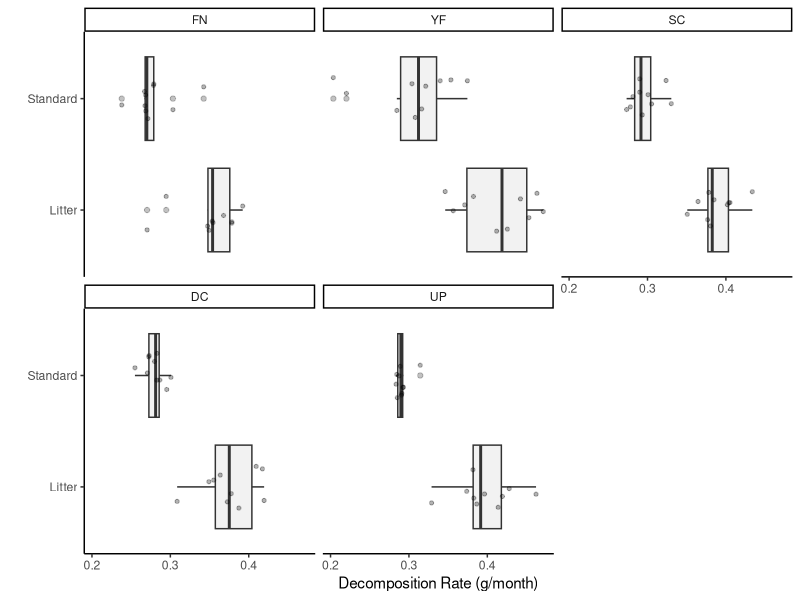
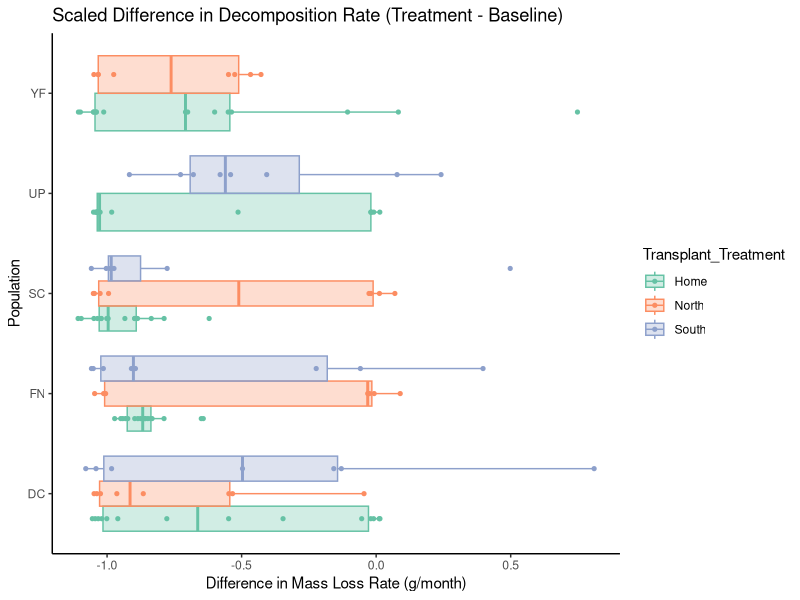
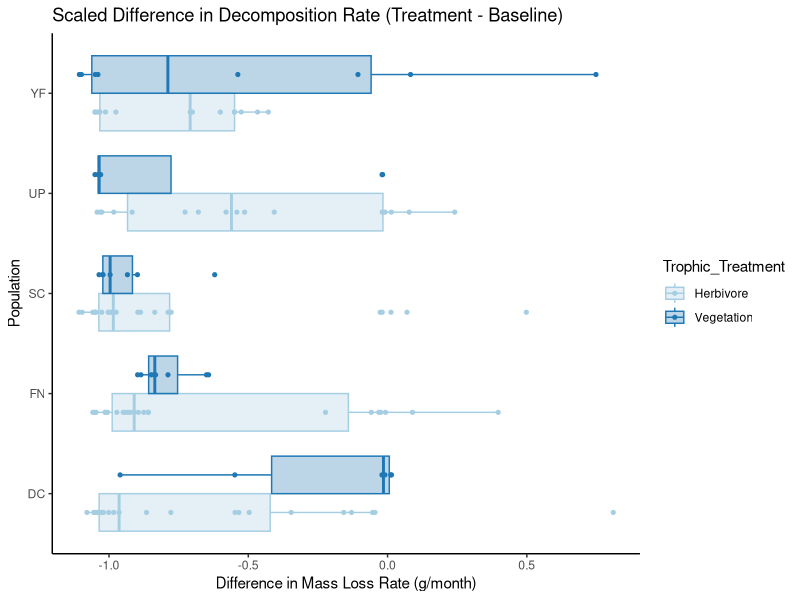
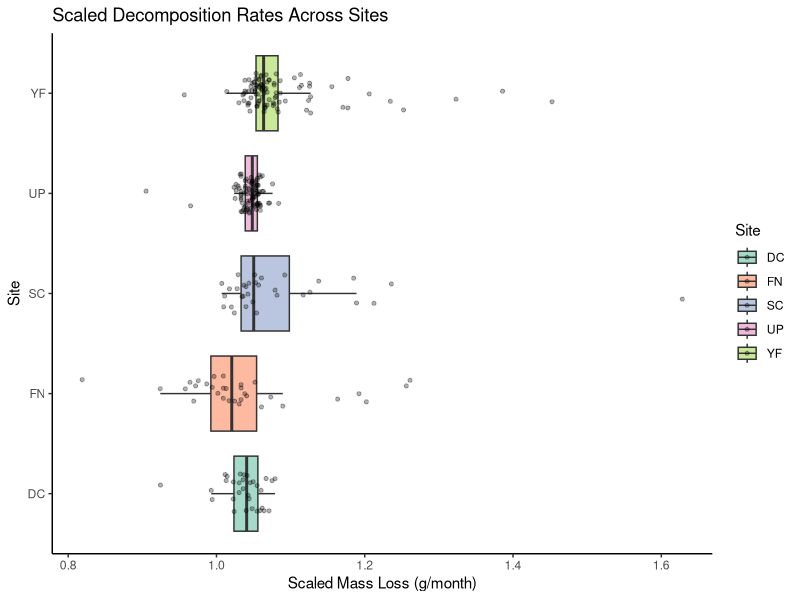
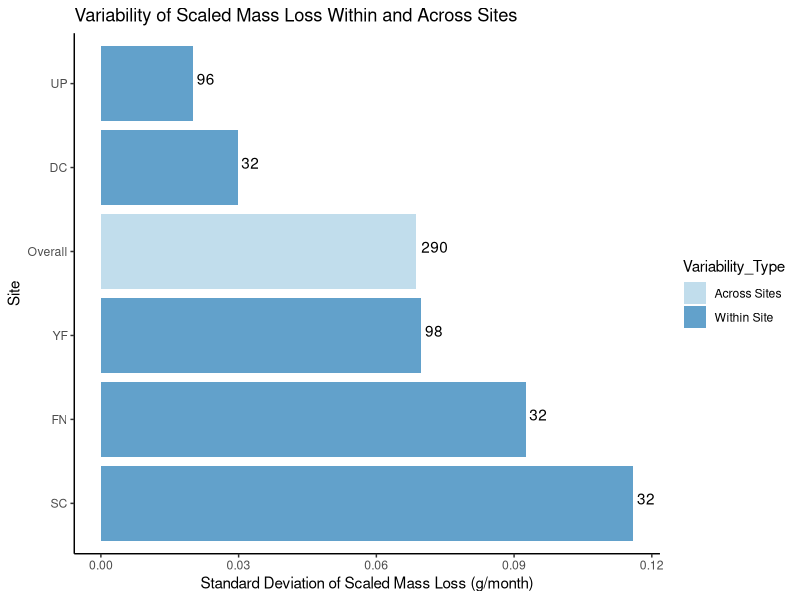

Generate these figures, in order, with R:
library(dplyr)
library(tidyr)
library(ggplot2)
library(lubridate)
library(forcats)

### Load and clean data ----

# Read in data sets
decomp_2021 <- read.csv("Data/Decomposition/2021_Mesocosm-Decomp.csv")
decomp_2023 <- read.csv("Data/Decomposition/2023_Mesocosm-Decomp.csv")
field_litter <- read.csv("Data/Decomposition/2021_Field-Decomp.csv")

# Update columns with treatment types
decomp_2021 <- decomp_2021 %>%
  select(-Notes) %>%
  mutate(Site = case_when(
    startsWith(as.character(CageID), "FNH") ~ "FN",
    startsWith(as.character(CageID), "FNS") ~ "YF",
    startsWith(as.character(CageID), "FNN") ~ "UP",
    startsWith(as.character(CageID), "MCH") ~ "MC",
    startsWith(as.character(CageID), "MCN") ~ "UP",
    startsWith(as.character(CageID), "MCS") ~ "YF",
    startsWith(as.character(CageID), "YFH") ~ "YF",
    startsWith(as.character(CageID), "YFN") ~ "UP",
    startsWith(as.character(CageID), "SCN") ~ "UP",
    startsWith(as.character(CageID), "SCH") ~ "SC",
    startsWith(as.character(CageID), "SCS") ~ "YF",
    startsWith(as.character(CageID), "UPH") ~ "UP",
    startsWith(as.character(CageID), "UPS") ~ "YF",
    startsWith(as.character(CageID), "DCH") ~ "DC",
    startsWith(as.character(CageID), "DCN") ~ "UP",
    startsWith(as.character(CageID), "DCS") ~ "YF"
  )) %>%
  mutate(Latitude = case_when(
    Site %in% c("FN", "YF", "SC") ~ "South",
    Site %in% c("DC", "MC", "UP") ~ "North"
  )) %>%
  mutate(Collection_Weight = replace(Collection_Weight, Collection_Weight == 1222.000, 1.222)) %>%
  mutate(Trophic_Treatment = case_when(
    substr(CageID, 5, 5) == "V" ~ "Vegetation",
    substr(CageID, 5, 5) == "H" ~ "Herbivore",
    substr(CageID, 5, 5) == "P" ~ "Predator"
  )) %>%
  mutate(Transplant_Treatment = case_when(
    substr(CageID, 3, 3) == "H" ~ "Home",
    substr(CageID, 3, 3) == "N" ~ "North",
    substr(CageID, 3, 3) == "S" ~ "South"
  )) %>%
  mutate(Population = substr(CageID, 1, 2))

decomp_2023 <- decomp_2023 %>%
  select(-Notes) %>%
  mutate(Site = case_when(
    startsWith(as.character(CageID), "FNH") ~ "FN",
    startsWith(as.character(CageID), "FNS") ~ "YF",
    startsWith(as.character(CageID), "FNN") ~ "UP",
    startsWith(as.character(CageID), "MCH") ~ "MC",
    startsWith(as.character(CageID), "MCN") ~ "UP",
    startsWith(as.character(CageID), "MCS") ~ "YF",
    startsWith(as.character(CageID), "YFH") ~ "YF",
    startsWith(as.character(CageID), "YFN") ~ "UP",
    startsWith(as.character(CageID), "SCN") ~ "UP",
    startsWith(as.character(CageID), "SCH") ~ "SC",
    startsWith(as.character(CageID), "SCS") ~ "YF",
    startsWith(as.character(CageID), "UPH") ~ "UP",
    startsWith(as.character(CageID), "UPS") ~ "YF",
    startsWith(as.character(CageID), "DCH") ~ "DC",
    startsWith(as.character(CageID), "DCN") ~ "UP",
    startsWith(as.character(CageID), "DCS") ~ "YF"
  )) %>%
  mutate(Latitude = case_when(
    Site %in% c("FN", "YF", "SC") ~ "South",
    Site %in% c("DC", "MC", "UP") ~ "North"
  )) %>%
  mutate(Trophic_Treatment = case_when(
    substr(CageID, 5, 5) == "V" ~ "Vegetation",
    substr(CageID, 5, 5) == "H" ~ "Herbivore",
    substr(CageID, 5, 5) == "P" ~ "Predator"
  )) %>%
  mutate(Transplant_Treatment = case_when(
    substr(CageID, 3, 3) == "H" ~ "Home",
    substr(CageID, 3, 3) == "N" ~ "North",
    substr(CageID, 3, 3) == "S" ~ "South"
  )) %>%
  mutate(Population = substr(CageID, 1, 2))

### Calculate decomposition rates ----

# Litter-Standard Pairs
field_litter <- field_litter %>% 
  mutate(MassLoss = Set_Weight - Collection_Weight) %>%  
  rename(Site = Field) %>% 
  mutate(SetTime = as.numeric(difftime(mdy(Collection_Date), mdy(Set_Date), units = "days"))) %>% 
  mutate(DecompRate = (MassLoss / abs(SetTime)) * 30)

# Diagnostic plot: Comparison between standard and real litter
field_litter %>%
  mutate(Site = factor(Site, levels = c("FN", "YF", "SC", "DC", "MC", "UP"))) %>%
  ggplot(aes(y=DecompRate, x=Bag_Type)) +
  geom_boxplot(alpha=0.3, fill = "light gray") +  
  geom_jitter(width = .2, fill = "black", size = 1.1, alpha = 0.3) +
  theme_classic() +
  coord_flip() +
  labs(x = "",y = "Decomposition Rate (g/month)") + 
  facet_wrap(~Site)

 # 2021 Cage-Level
litter_calc_2021 <- decomp_2021 %>%
  mutate(MassLoss = Set_Weight - Collection_Weight) %>%
  mutate(SetTime = as.numeric(difftime(mdy(Collection_Date), mdy(Set_Date), units = "days"))) %>%
  mutate(DecompRate = (MassLoss / abs(SetTime)) * 30) %>%
  mutate(Year = year(mdy(Collection_Date)))

# 2023 Cage-Level
litter_calc_2023 <- decomp_2023 %>%
  mutate(MassLoss = Set_Weight - Collection_Weight) %>%
  mutate(SetTime = as.numeric(difftime(mdy(Collection_Date), mdy(Set_Date), units = "days"))) %>%
  mutate(DecompRate = (MassLoss / abs(SetTime)) * 30) %>%
  mutate(Year = year(mdy(Collection_Date)))

### Population Effects: 2023 and 2021 comparison ----

# Calculate scaling factor for each site
scaling_factors <- field_litter %>%
  group_by(Site) %>%
  summarise(
    Real_Mean = mean(DecompRate[Bag_Type == "Litter"], na.rm = TRUE),
    Standard_Mean = mean(DecompRate[Bag_Type == "Standard"], na.rm = TRUE),
    Scaling_Factor = Real_Mean / Standard_Mean
  )

# Apply scaling factors to 2021 and 2023 data
decomp_2021_scaled <- litter_calc_2021 %>%
  left_join(scaling_factors, by = "Site") %>%
  mutate(Scaled_MassLoss = MassLoss * Scaling_Factor) %>%
  select(Site, CageID, Population, Trophic_Treatment, Transplant_Treatment, Rep, Scaled_MassLoss)

decomp_2023_scaled <- litter_calc_2023 %>%
  left_join(scaling_factors, by = "Site") %>%
  mutate(Scaled_MassLoss = MassLoss * Scaling_Factor) %>%
  select(Site, CageID, Population, Trophic_Treatment, Transplant_Treatment, Rep, Scaled_MassLoss)

# Average replicates within each year 
decomp_2021_avg <- decomp_2021_scaled %>%
  group_by(Site, CageID, Population, Trophic_Treatment, Transplant_Treatment) %>%
  summarise(Scaled_MassLoss_2021 = mean(Scaled_MassLoss, na.rm = TRUE), .groups = 'drop')

decomp_2023_avg <- decomp_2023_scaled %>%
  group_by(Site, CageID, Population, Trophic_Treatment, Transplant_Treatment) %>%
  summarise(Scaled_MassLoss_2023 = mean(Scaled_MassLoss, na.rm = TRUE), .groups = 'drop')


# Combine the 2021 and 2023 scaled data
combined_scaled_data <- decomp_2021_avg %>%
  left_join(decomp_2023_avg, by = c("Site", "CageID", "Population", "Trophic_Treatment", "Transplant_Treatment")) %>%
  mutate(Scaled_Difference = Scaled_MassLoss_2023 - Scaled_MassLoss_2021) %>% 
  filter(!is.na(Scaled_Difference) & !is.nan(Scaled_Difference))


# Plotting the change in decomposition rate across transplant treatments
ggplot(combined_scaled_data, aes(x = Population, y = Scaled_Difference, fill = Transplant_Treatment, color = Transplant_Treatment)) +
  geom_boxplot(alpha = 0.3, position = position_dodge(width = 0.75), outlier.shape = NA) +
  geom_jitter(position = position_dodge(width = 0.75), size = 1.1) +
  scale_fill_brewer(palette = "Set2") +
  scale_color_brewer(palette = "Set2") +
  theme_classic() +
  coord_flip() +
  labs(x = "Population", y = "Difference in Mass Loss Rate (g/month)") +
  ggtitle("Scaled Difference in Decomposition Rate (Treatment - Baseline)")
  
# Plotting the change in decomposition rate across trophic treatments
ggplot(combined_scaled_data, aes(x = Population, y = Scaled_Difference, fill = Trophic_Treatment, color = Trophic_Treatment)) +
  geom_boxplot(alpha = 0.3, position = position_dodge(width = 0.75), outlier.shape = NA) +
  geom_jitter(position = position_dodge(width = 0.75), size = 1.1) +
  scale_fill_brewer(palette = "Paired") +
  scale_color_brewer(palette = "Paired") +
  theme_classic() +
  coord_flip() +
  labs(x = "Population", y = "Difference in Mass Loss Rate (g/month)") +
  ggtitle("Scaled Difference in Decomposition Rate (Treatment - Baseline)")



### Regional variation: 2021 ----

# Visualize scaled mass loss
ggplot(decomp_2021_scaled, aes(x = Site, y = Scaled_MassLoss, fill = Site)) +
  geom_boxplot(outlier.shape = NA, alpha = 0.6) +
  scale_fill_brewer(palette = "Set2") +
  geom_jitter(width = 0.2, size = 1.1, alpha = 0.3) +
  theme_classic() +
  coord_flip() +
  labs(x = "Site", y = "Scaled Mass Loss (g/month)") +
  ggtitle("Scaled Decomposition Rates Across Sites")

# Calculate variability within and across sites
variability_within_sites <- decomp_2021_scaled %>%
  group_by(Site) %>%
  summarise(Within_Site_SD = sd(Scaled_MassLoss, na.rm = TRUE))

overall_sd <- sd(decomp_2021_scaled$Scaled_MassLoss, na.rm = TRUE)

print(variability_within_sites)
print(overall_sd)

# Field-visualization

# Calculate sample size for each site
sample_sizes <- decomp_2021 %>%
  group_by(Site) %>%
  summarise(Sample_Size = n())

variability_within_sites <- variability_within_sites %>%
  mutate(Variability_Type = "Within Site")

overall_variability <- data.frame(
  Site = "Overall",
  Within_Site_SD = overall_sd,
  Variability_Type = "Across Sites"
)

# Combine the data frames
variability_data <- bind_rows(variability_within_sites, overall_variability)

# Merge with sample sizes
variability_data <- variability_data %>%
  left_join(sample_sizes, by = "Site") %>%
  mutate(Sample_Size = ifelse(is.na(Sample_Size), sum(sample_sizes$Sample_Size), Sample_Size))

# Reorder the Site factor levels
variability_data <- variability_data %>%
  mutate(Site = fct_reorder(Site, Within_Site_SD, .desc = TRUE))

# Visualize variability
ggplot(variability_data, aes(x = Site, y = Within_Site_SD, fill = Variability_Type)) +
  geom_bar(stat = "identity", position = position_dodge(), alpha = 0.7) +
  geom_text(aes(label = Sample_Size), 
            position = position_dodge(width = 0.9), 
            vjust = 0.1, hjust = -0.2) +
  theme_classic() +
  labs(x = "Site", y = "Standard Deviation of Scaled Mass Loss (g/month)") +
  scale_fill_brewer(palette = "Paired") +
  coord_flip() +
  ggtitle("Variability of Scaled Mass Loss Within and Across Sites")

